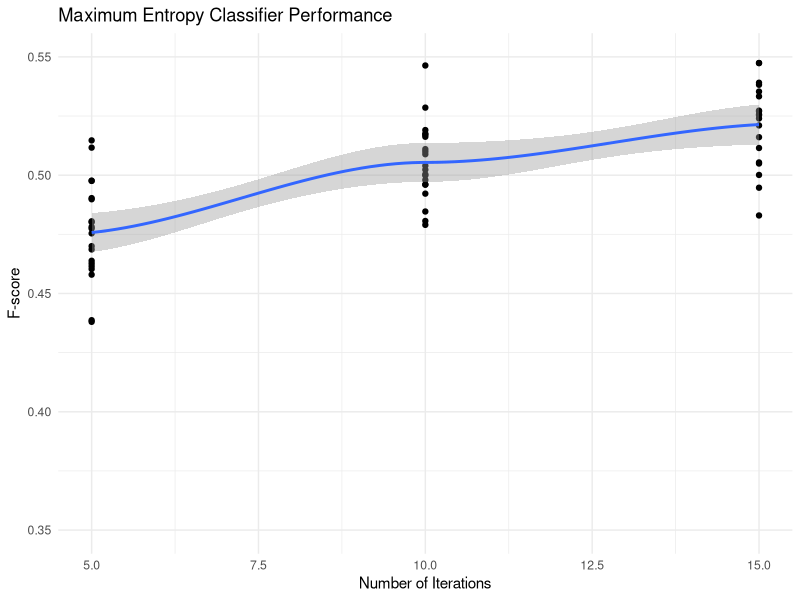
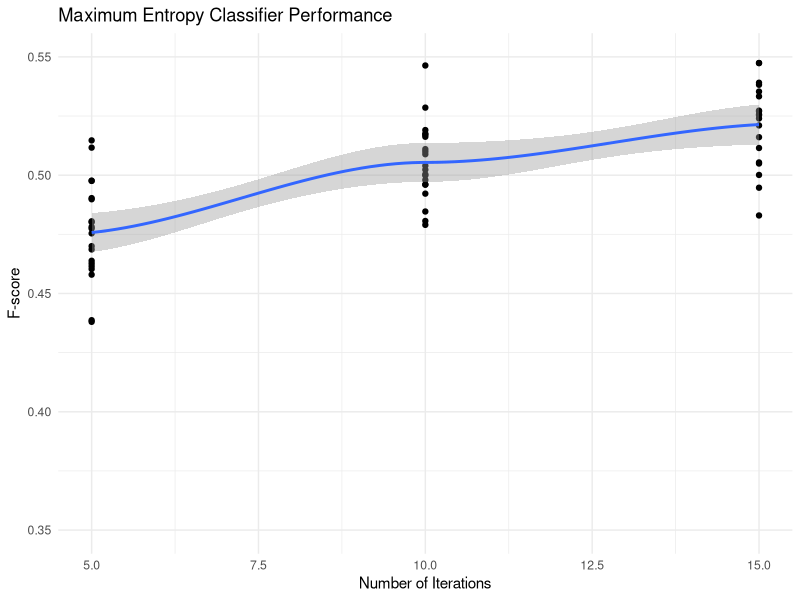

Source code (R) for these figures, in order:

library(ggplot2)

xlab <- "Number of Iterations"
ylab <- "F-score"


## Maxent boxplot
data <- read.csv("overfitting.csv", header=TRUE)

chart_title <- "Maximum Entropy Classifier Performance"

p <- ggplot(data, aes(x=NumIter, y=F)) + geom_point()
p = p + geom_smooth(method="loess")
p = p + scale_x_continuous(xlab)
p = p + scale_y_continuous(ylab, limits=c(0.35, 0.55))
p = p + ggtitle(chart_title)
#p = p + scale_fill_manual(values=palette, guide=FALSE)
p = p + theme_minimal()

p # Draw that sucker
ggsave("overfitting.png")

